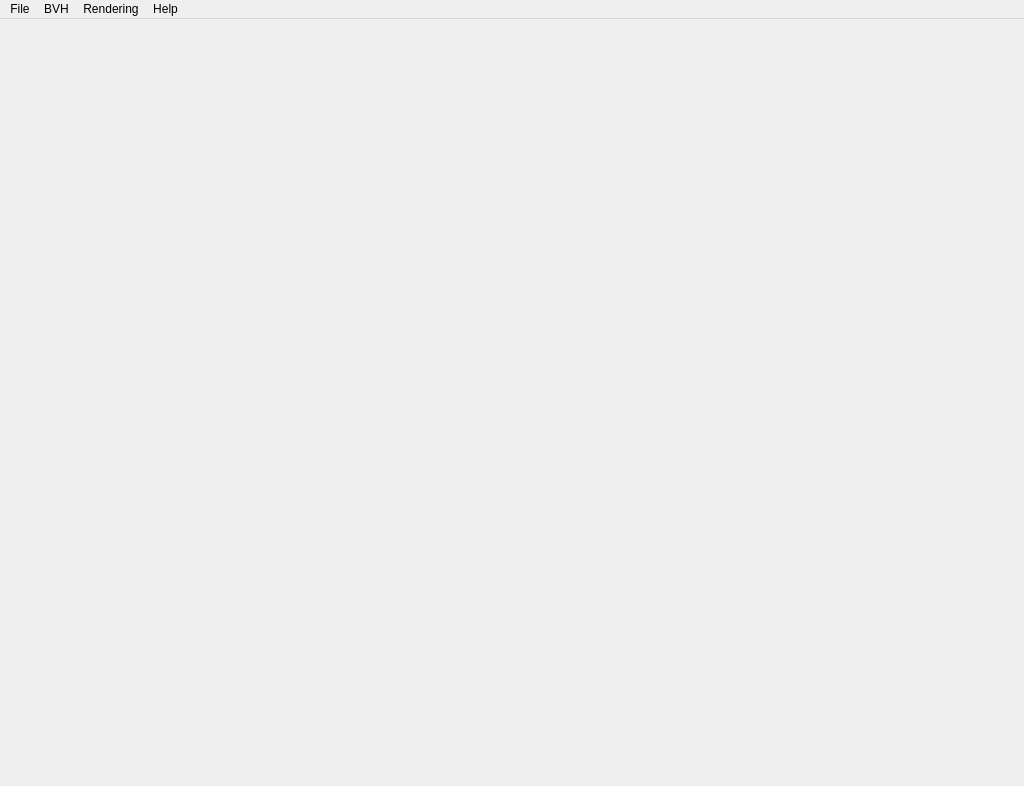
<?xml version="1.0" encoding="UTF-8"?>
<ui version="4.0">
 <class>MainWindowClass</class>
 <widget class="QMainWindow" name="MainWindowClass">
  <property name="geometry">
   <rect>
    <x>0</x>
    <y>0</y>
    <width>1024</width>
    <height>786</height>
   </rect>
  </property>
  <property name="windowTitle">
   <string>HIPPIE</string>
  </property>
  <widget class="QWidget" name="centralWidget">
   <layout class="QVBoxLayout" name="verticalLayout">
    <item>
     <widget class="RenderWidget" name="glwidget" native="true">
      <property name="sizePolicy">
       <sizepolicy hsizetype="Preferred" vsizetype="Preferred">
        <horstretch>0</horstretch>
        <verstretch>0</verstretch>
       </sizepolicy>
      </property>
      <property name="focusPolicy">
       <enum>Qt::ClickFocus</enum>
      </property>
     </widget>
    </item>
   </layout>
  </widget>
  <widget class="QMenuBar" name="menuBar">
   <property name="geometry">
    <rect>
     <x>0</x>
     <y>0</y>
     <width>1024</width>
     <height>21</height>
    </rect>
   </property>
   <widget class="QMenu" name="menuHelp">
    <property name="title">
     <string>Help</string>
    </property>
    <addaction name="actionHelp"/>
    <addaction name="separator"/>
    <addaction name="actionAbout"/>
   </widget>
   <widget class="QMenu" name="menuFile">
    <property name="title">
     <string>File</string>
    </property>
    <addaction name="actionOpen_Scene"/>
    <addaction name="actionClose_Scene"/>
    <addaction name="separator"/>
    <addaction name="actionShow_Stats"/>
    <addaction name="separator"/>
    <addaction name="actionScreenshot"/>
    <addaction name="separator"/>
    <addaction name="actionExit"/>
   </widget>
   <widget class="QMenu" name="menuBVH">
    <property name="title">
     <string>BVH</string>
    </property>
    <addaction name="actionLBVH"/>
    <addaction name="actionHLBVH"/>
    <addaction name="actionSBVH"/>
    <addaction name="actionPLOC"/>
    <addaction name="actionTR"/>
    <addaction name="actionATR"/>
    <addaction name="actionInsertion"/>
    <addaction name="separator"/>
    <addaction name="actionRefit"/>
    <addaction name="actionRebuild"/>
    <addaction name="separator"/>
   </widget>
   <widget class="QMenu" name="menuRendering">
    <property name="title">
     <string>Rendering</string>
    </property>
    <addaction name="actionPrimary_Rays"/>
    <addaction name="actionShadow_Rays"/>
    <addaction name="actionAO_Rays"/>
    <addaction name="actionPath_Rays"/>
    <addaction name="actionPseudocolor_Rays"/>
    <addaction name="actionThermal_Rays"/>
    <addaction name="separator"/>
    <addaction name="actionParameters"/>
    <addaction name="actionLight"/>
    <addaction name="separator"/>
    <addaction name="actionReset_Camera"/>
   </widget>
   <addaction name="menuFile"/>
   <addaction name="menuBVH"/>
   <addaction name="menuRendering"/>
   <addaction name="menuHelp"/>
  </widget>
  <action name="actionAbout">
   <property name="checkable">
    <bool>false</bool>
   </property>
   <property name="text">
    <string>About GPU Ray Tracer</string>
   </property>
  </action>
  <action name="actionOpen_Scene">
   <property name="text">
    <string>Open Scene</string>
   </property>
  </action>
  <action name="actionExit">
   <property name="text">
    <string>Exit</string>
   </property>
  </action>
  <action name="actionHelp">
   <property name="text">
    <string>Help</string>
   </property>
  </action>
  <action name="actionClose_Scene">
   <property name="text">
    <string>Close Scene</string>
   </property>
  </action>
  <action name="actionHLBVH">
   <property name="checkable">
    <bool>true</bool>
   </property>
   <property name="checked">
    <bool>false</bool>
   </property>
   <property name="text">
    <string>HLBVH</string>
   </property>
  </action>
  <action name="actionSettings">
   <property name="text">
    <string>Settings</string>
   </property>
  </action>
  <action name="actionShow_Stats">
   <property name="checkable">
    <bool>true</bool>
   </property>
   <property name="checked">
    <bool>true</bool>
   </property>
   <property name="text">
    <string>Show Stats</string>
   </property>
  </action>
  <action name="actionScreenshot">
   <property name="text">
    <string>Screenshot</string>
   </property>
  </action>
  <action name="actionPrimary_Rays">
   <property name="checkable">
    <bool>true</bool>
   </property>
   <property name="checked">
    <bool>true</bool>
   </property>
   <property name="text">
    <string>Primary Rays</string>
   </property>
  </action>
  <action name="actionAO_Rays">
   <property name="checkable">
    <bool>true</bool>
   </property>
   <property name="text">
    <string>AO Rays</string>
   </property>
  </action>
  <action name="actionDiffuse_Rays">
   <property name="checkable">
    <bool>true</bool>
   </property>
   <property name="text">
    <string>Diffuse Rays</string>
   </property>
  </action>
  <action name="actionReset_Camera">
   <property name="text">
    <string>Default Camera</string>
   </property>
  </action>
  <action name="actionShadow_Rays">
   <property name="checkable">
    <bool>true</bool>
   </property>
   <property name="text">
    <string>Shadow Rays</string>
   </property>
  </action>
  <action name="actionRefit">
   <property name="checkable">
    <bool>true</bool>
   </property>
   <property name="text">
    <string>Refit</string>
   </property>
  </action>
  <action name="actionLoad_BVH">
   <property name="text">
    <string>Load BVH</string>
   </property>
  </action>
  <action name="actionLoaded_BVH">
   <property name="checkable">
    <bool>true</bool>
   </property>
   <property name="text">
    <string>Loaded BVH</string>
   </property>
  </action>
  <action name="actionImport">
   <property name="checkable">
    <bool>true</bool>
   </property>
   <property name="enabled">
    <bool>false</bool>
   </property>
   <property name="text">
    <string>Import</string>
   </property>
  </action>
  <action name="actionPseudocolor_Rays">
   <property name="checkable">
    <bool>true</bool>
   </property>
   <property name="text">
    <string>Pseudocolor Rays</string>
   </property>
  </action>
  <action name="actionParameters">
   <property name="text">
    <string>Parameters</string>
   </property>
  </action>
  <action name="actionLight">
   <property name="text">
    <string>Light</string>
   </property>
  </action>
  <action name="actionThermal_Rays">
   <property name="checkable">
    <bool>true</bool>
   </property>
   <property name="text">
    <string>Thermal Rays</string>
   </property>
  </action>
  <action name="actionPath_Rays">
   <property name="checkable">
    <bool>true</bool>
   </property>
   <property name="text">
    <string>Path Rays</string>
   </property>
  </action>
  <action name="actionPLOC">
   <property name="checkable">
    <bool>true</bool>
   </property>
   <property name="text">
    <string>PLOC</string>
   </property>
  </action>
  <action name="actionLBVH">
   <property name="checkable">
    <bool>true</bool>
   </property>
   <property name="checked">
    <bool>true</bool>
   </property>
   <property name="text">
    <string>LBVH</string>
   </property>
  </action>
  <action name="actionATR">
   <property name="checkable">
    <bool>true</bool>
   </property>
   <property name="text">
    <string>ATR</string>
   </property>
  </action>
  <action name="actionTR">
   <property name="checkable">
    <bool>true</bool>
   </property>
   <property name="text">
    <string>TR</string>
   </property>
  </action>
  <action name="actionRebuild">
   <property name="checkable">
    <bool>true</bool>
   </property>
   <property name="text">
    <string>Rebuild</string>
   </property>
  </action>
  <action name="actionOptimize">
   <property name="checkable">
    <bool>true</bool>
   </property>
   <property name="text">
    <string>Optimize</string>
   </property>
  </action>
  <action name="actionInsertion">
   <property name="checkable">
    <bool>true</bool>
   </property>
   <property name="text">
    <string>Insertion</string>
   </property>
  </action>
  <action name="actionSBVH">
   <property name="checkable">
    <bool>true</bool>
   </property>
   <property name="text">
    <string>SBVH</string>
   </property>
  </action>
 </widget>
 <layoutdefault spacing="6" margin="11"/>
 <customwidgets>
  <customwidget>
   <class>RenderWidget</class>
   <extends>QWidget</extends>
   <header>RenderWidget.h</header>
   <container>1</container>
  </customwidget>
 </customwidgets>
 <resources/>
 <connections>
  <connection>
   <sender>actionAbout</sender>
   <signal>triggered()</signal>
   <receiver>MainWindowClass</receiver>
   <slot>showAboutDialog()</slot>
   <hints>
    <hint type="sourcelabel">
     <x>-1</x>
     <y>-1</y>
    </hint>
    <hint type="destinationlabel">
     <x>299</x>
     <y>199</y>
    </hint>
   </hints>
  </connection>
  <connection>
   <sender>actionExit</sender>
   <signal>triggered()</signal>
   <receiver>MainWindowClass</receiver>
   <slot>close()</slot>
   <hints>
    <hint type="sourcelabel">
     <x>-1</x>
     <y>-1</y>
    </hint>
    <hint type="destinationlabel">
     <x>299</x>
     <y>199</y>
    </hint>
   </hints>
  </connection>
  <connection>
   <sender>actionOpen_Scene</sender>
   <signal>triggered()</signal>
   <receiver>MainWindowClass</receiver>
   <slot>openScene()</slot>
   <hints>
    <hint type="sourcelabel">
     <x>-1</x>
     <y>-1</y>
    </hint>
    <hint type="destinationlabel">
     <x>511</x>
     <y>394</y>
    </hint>
   </hints>
  </connection>
  <connection>
   <sender>actionClose_Scene</sender>
   <signal>triggered()</signal>
   <receiver>MainWindowClass</receiver>
   <slot>closeScene()</slot>
   <hints>
    <hint type="sourcelabel">
     <x>-1</x>
     <y>-1</y>
    </hint>
    <hint type="destinationlabel">
     <x>511</x>
     <y>394</y>
    </hint>
   </hints>
  </connection>
  <connection>
   <sender>actionShow_Stats</sender>
   <signal>triggered(bool)</signal>
   <receiver>MainWindowClass</receiver>
   <slot>enableStats(bool)</slot>
   <hints>
    <hint type="sourcelabel">
     <x>-1</x>
     <y>-1</y>
    </hint>
    <hint type="destinationlabel">
     <x>511</x>
     <y>394</y>
    </hint>
   </hints>
  </connection>
  <connection>
   <sender>actionScreenshot</sender>
   <signal>triggered()</signal>
   <receiver>MainWindowClass</receiver>
   <slot>takeScreenshot()</slot>
   <hints>
    <hint type="sourcelabel">
     <x>-1</x>
     <y>-1</y>
    </hint>
    <hint type="destinationlabel">
     <x>511</x>
     <y>394</y>
    </hint>
   </hints>
  </connection>
  <connection>
   <sender>actionPrimary_Rays</sender>
   <signal>triggered()</signal>
   <receiver>MainWindowClass</receiver>
   <slot>setPrimaryRays()</slot>
   <hints>
    <hint type="sourcelabel">
     <x>-1</x>
     <y>-1</y>
    </hint>
    <hint type="destinationlabel">
     <x>511</x>
     <y>394</y>
    </hint>
   </hints>
  </connection>
  <connection>
   <sender>actionAO_Rays</sender>
   <signal>triggered()</signal>
   <receiver>MainWindowClass</receiver>
   <slot>setAORays()</slot>
   <hints>
    <hint type="sourcelabel">
     <x>-1</x>
     <y>-1</y>
    </hint>
    <hint type="destinationlabel">
     <x>511</x>
     <y>394</y>
    </hint>
   </hints>
  </connection>
  <connection>
   <sender>actionHelp</sender>
   <signal>triggered()</signal>
   <receiver>MainWindowClass</receiver>
   <slot>showHelpDialog()</slot>
   <hints>
    <hint type="sourcelabel">
     <x>-1</x>
     <y>-1</y>
    </hint>
    <hint type="destinationlabel">
     <x>511</x>
     <y>394</y>
    </hint>
   </hints>
  </connection>
  <connection>
   <sender>actionReset_Camera</sender>
   <signal>triggered()</signal>
   <receiver>MainWindowClass</receiver>
   <slot>resetCamera()</slot>
   <hints>
    <hint type="sourcelabel">
     <x>-1</x>
     <y>-1</y>
    </hint>
    <hint type="destinationlabel">
     <x>511</x>
     <y>394</y>
    </hint>
   </hints>
  </connection>
  <connection>
   <sender>actionPrimary_Rays</sender>
   <signal>triggered()</signal>
   <receiver>MainWindowClass</receiver>
   <slot>setPrimaryRays()</slot>
   <hints>
    <hint type="sourcelabel">
     <x>-1</x>
     <y>-1</y>
    </hint>
    <hint type="destinationlabel">
     <x>511</x>
     <y>394</y>
    </hint>
   </hints>
  </connection>
  <connection>
   <sender>actionShadow_Rays</sender>
   <signal>triggered()</signal>
   <receiver>MainWindowClass</receiver>
   <slot>setShadowRays()</slot>
   <hints>
    <hint type="sourcelabel">
     <x>-1</x>
     <y>-1</y>
    </hint>
    <hint type="destinationlabel">
     <x>511</x>
     <y>392</y>
    </hint>
   </hints>
  </connection>
  <connection>
   <sender>actionPseudocolor_Rays</sender>
   <signal>triggered()</signal>
   <receiver>MainWindowClass</receiver>
   <slot>setPseudocolorRays()</slot>
   <hints>
    <hint type="sourcelabel">
     <x>-1</x>
     <y>-1</y>
    </hint>
    <hint type="destinationlabel">
     <x>511</x>
     <y>392</y>
    </hint>
   </hints>
  </connection>
  <connection>
   <sender>actionParameters</sender>
   <signal>triggered()</signal>
   <receiver>MainWindowClass</receiver>
   <slot>showRenderParamsWindow()</slot>
   <hints>
    <hint type="sourcelabel">
     <x>-1</x>
     <y>-1</y>
    </hint>
    <hint type="destinationlabel">
     <x>511</x>
     <y>392</y>
    </hint>
   </hints>
  </connection>
  <connection>
   <sender>actionLight</sender>
   <signal>triggered()</signal>
   <receiver>MainWindowClass</receiver>
   <slot>showLightWindow()</slot>
   <hints>
    <hint type="sourcelabel">
     <x>-1</x>
     <y>-1</y>
    </hint>
    <hint type="destinationlabel">
     <x>511</x>
     <y>392</y>
    </hint>
   </hints>
  </connection>
  <connection>
   <sender>actionHLBVH</sender>
   <signal>triggered()</signal>
   <receiver>MainWindowClass</receiver>
   <slot>setHLBVH()</slot>
   <hints>
    <hint type="sourcelabel">
     <x>-1</x>
     <y>-1</y>
    </hint>
    <hint type="destinationlabel">
     <x>511</x>
     <y>392</y>
    </hint>
   </hints>
  </connection>
  <connection>
   <sender>actionThermal_Rays</sender>
   <signal>triggered()</signal>
   <receiver>MainWindowClass</receiver>
   <slot>setThermalRays()</slot>
   <hints>
    <hint type="sourcelabel">
     <x>-1</x>
     <y>-1</y>
    </hint>
    <hint type="destinationlabel">
     <x>511</x>
     <y>392</y>
    </hint>
   </hints>
  </connection>
  <connection>
   <sender>actionPath_Rays</sender>
   <signal>triggered()</signal>
   <receiver>MainWindowClass</receiver>
   <slot>setPathRays()</slot>
   <hints>
    <hint type="sourcelabel">
     <x>-1</x>
     <y>-1</y>
    </hint>
    <hint type="destinationlabel">
     <x>511</x>
     <y>392</y>
    </hint>
   </hints>
  </connection>
  <connection>
   <sender>actionPLOC</sender>
   <signal>triggered()</signal>
   <receiver>MainWindowClass</receiver>
   <slot>setPLOC()</slot>
   <hints>
    <hint type="sourcelabel">
     <x>-1</x>
     <y>-1</y>
    </hint>
    <hint type="destinationlabel">
     <x>511</x>
     <y>392</y>
    </hint>
   </hints>
  </connection>
  <connection>
   <sender>actionLBVH</sender>
   <signal>triggered()</signal>
   <receiver>MainWindowClass</receiver>
   <slot>setLBVH()</slot>
   <hints>
    <hint type="sourcelabel">
     <x>-1</x>
     <y>-1</y>
    </hint>
    <hint type="destinationlabel">
     <x>511</x>
     <y>392</y>
    </hint>
   </hints>
  </connection>
  <connection>
   <sender>actionATR</sender>
   <signal>triggered()</signal>
   <receiver>MainWindowClass</receiver>
   <slot>setATR()</slot>
   <hints>
    <hint type="sourcelabel">
     <x>-1</x>
     <y>-1</y>
    </hint>
    <hint type="destinationlabel">
     <x>511</x>
     <y>392</y>
    </hint>
   </hints>
  </connection>
  <connection>
   <sender>actionTR</sender>
   <signal>triggered()</signal>
   <receiver>MainWindowClass</receiver>
   <slot>setTR()</slot>
   <hints>
    <hint type="sourcelabel">
     <x>-1</x>
     <y>-1</y>
    </hint>
    <hint type="destinationlabel">
     <x>511</x>
     <y>392</y>
    </hint>
   </hints>
  </connection>
  <connection>
   <sender>actionRefit</sender>
   <signal>triggered()</signal>
   <receiver>MainWindowClass</receiver>
   <slot>setRefit()</slot>
   <hints>
    <hint type="sourcelabel">
     <x>-1</x>
     <y>-1</y>
    </hint>
    <hint type="destinationlabel">
     <x>511</x>
     <y>392</y>
    </hint>
   </hints>
  </connection>
  <connection>
   <sender>actionRebuild</sender>
   <signal>triggered()</signal>
   <receiver>MainWindowClass</receiver>
   <slot>setRebuild()</slot>
   <hints>
    <hint type="sourcelabel">
     <x>-1</x>
     <y>-1</y>
    </hint>
    <hint type="destinationlabel">
     <x>511</x>
     <y>392</y>
    </hint>
   </hints>
  </connection>
  <connection>
   <sender>actionInsertion</sender>
   <signal>triggered()</signal>
   <receiver>MainWindowClass</receiver>
   <slot>setInsertion()</slot>
   <hints>
    <hint type="sourcelabel">
     <x>-1</x>
     <y>-1</y>
    </hint>
    <hint type="destinationlabel">
     <x>511</x>
     <y>392</y>
    </hint>
   </hints>
  </connection>
  <connection>
   <sender>actionSBVH</sender>
   <signal>triggered()</signal>
   <receiver>MainWindowClass</receiver>
   <slot>setSBVH()</slot>
   <hints>
    <hint type="sourcelabel">
     <x>-1</x>
     <y>-1</y>
    </hint>
    <hint type="destinationlabel">
     <x>511</x>
     <y>392</y>
    </hint>
   </hints>
  </connection>
 </connections>
 <slots>
  <slot>showAboutDialog()</slot>
  <slot>setPrimaryRays()</slot>
  <slot>setAORays()</slot>
  <slot>setDiffuseRays()</slot>
  <slot>openScene()</slot>
  <slot>closeScene()</slot>
  <slot>enableStats(bool)</slot>
  <slot>takeScreenshot()</slot>
  <slot>showHelpDialog()</slot>
  <slot>resetCamera()</slot>
  <slot>setShadowRays()</slot>
  <slot>setPseudocolorRays()</slot>
  <slot>showRenderParamsWindow()</slot>
  <slot>showLightWindow()</slot>
  <slot>setHLBVH()</slot>
  <slot>setThermalRays()</slot>
  <slot>setPathRays()</slot>
  <slot>setPLOC()</slot>
  <slot>setLBVH()</slot>
  <slot>setATR()</slot>
  <slot>setTR()</slot>
  <slot>setRefit()</slot>
  <slot>setRebuild()</slot>
  <slot>setInsertion()</slot>
  <slot>setSBVH()</slot>
 </slots>
</ui>
